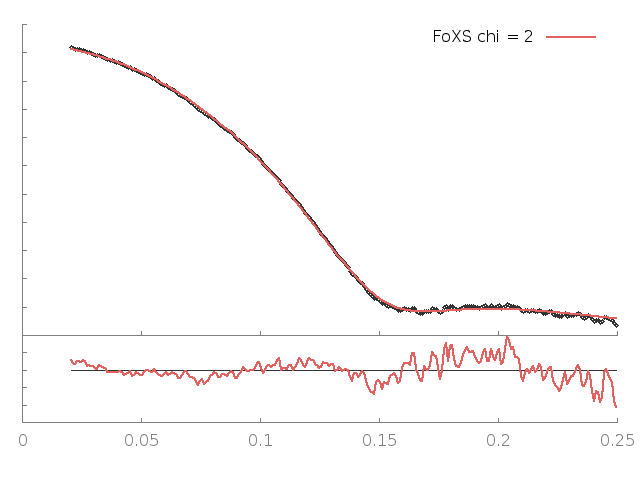

gnuplot code for this plot:
set terminal png enhanced; set output "23911a.B99990129_MSE_23911_merged2_q25.png";
set lmargin 2; set rmargin 2;set multiplot
set origin 0,0;set size 1,0.3; set tmargin 0; set bmargin 3;set ylabel '';set format y '';set xtics nomirror;set ytics nomirror; set border 3
set style line 11 lc rgb '#808080' lt 1;set border 3 back ls 11;f(x)=1
plot f(x) notitle lc rgb '#333333', '23911a.B99990129_MSE_23911_merged2_q25.dat' u 1:($2/$3) notitle w lines lw 2.5 lc rgb '#e26261'
set origin 0,0.3;set size 1,0.69; set bmargin 0; set tmargin 1;set xlabel ''; set format x ''; set ylabel '';
plot '23911a.B99990129_MSE_23911_merged2_q25.dat' u 1:2 thru log(y) notitle lc rgb '#333333' pt 6 ps 0.8, '23911a.B99990129_MSE_23911_merged2_q25.dat' u 1:3 thru log(y) t 'FoXS chi = 2' w lines lw 2.5 lc rgb '#e26261'
unset multiplot
reset
